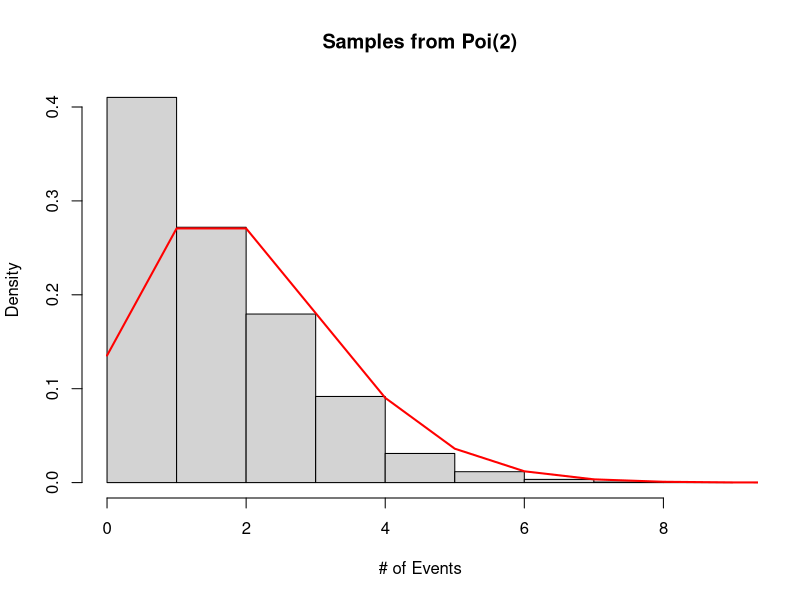
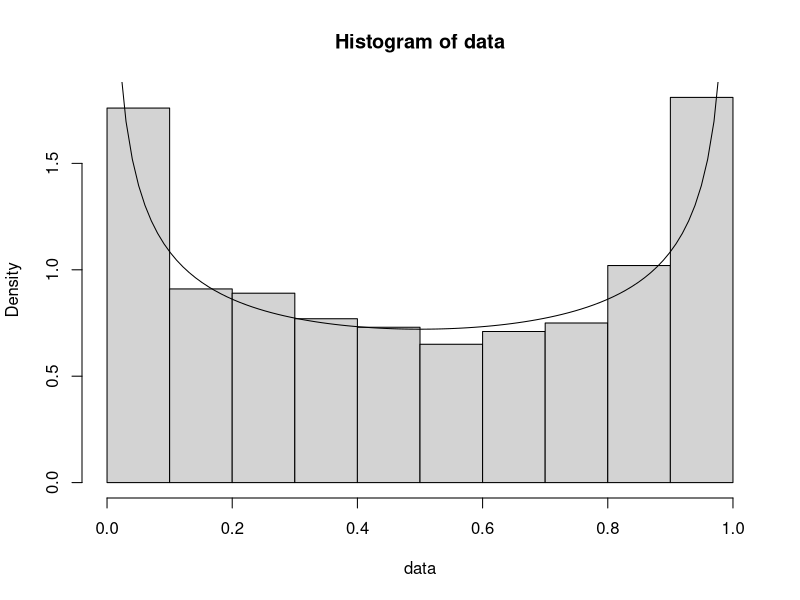

Source code (R) for these figures, in order:
## ---- chunk 1
knitr::opts_chunk$set(echo = TRUE)
## ---- chunk 2
set.seed(123)
sample <- function(lambda) {
  P <- 1
  N <- 0
  c = exp(-lambda)
  while (P >= c) {
    u <- runif(1)
    P <- P * u
    N <- N + 1
  }
  N - 1
}

data <- replicate(10000, sample(2))
hist(data, main="Samples from Poi(2)", xlab="# of Events",freq=FALSE,breaks=10)
x <- seq(0,10,by=1)
lines(x, dpois(x, 2),lwd=2,col="red")
# curve(dpois(x, 2), add=TRUE,col="red")
## ---- chunk 3
mean <- mean(data)
var <- var(data)
cat("mean: ", mean, "\n")
cat("var: ", var)
## ---- chunk 4
start <- Sys.time()
data <- replicate(10000, sample(2))
end <- Sys.time()
print(end - start)
start <- Sys.time()
data <- qpois(10000,2)
end <- Sys.time()
print(end - start)
## ---- chunk 5
sample <- function(alpha) {
  repeat {
    u1 <- runif(1)
    u2 <- runif(1)
    Y <- u1^(1/alpha)/2
    if (u2 <= (2*(1-Y))^(alpha - 1)) {
      u3 <- runif(1)
      if (u3 > 1/2) {
        Y = 1 - Y
      }
      return(Y)
    }
  }
}
data <- replicate(1000, sample(0.6))
hist(data,freq=FALSE)
p <- seq(0,1,length=100)
lines(p, dbeta(p,0.6,0.6))
